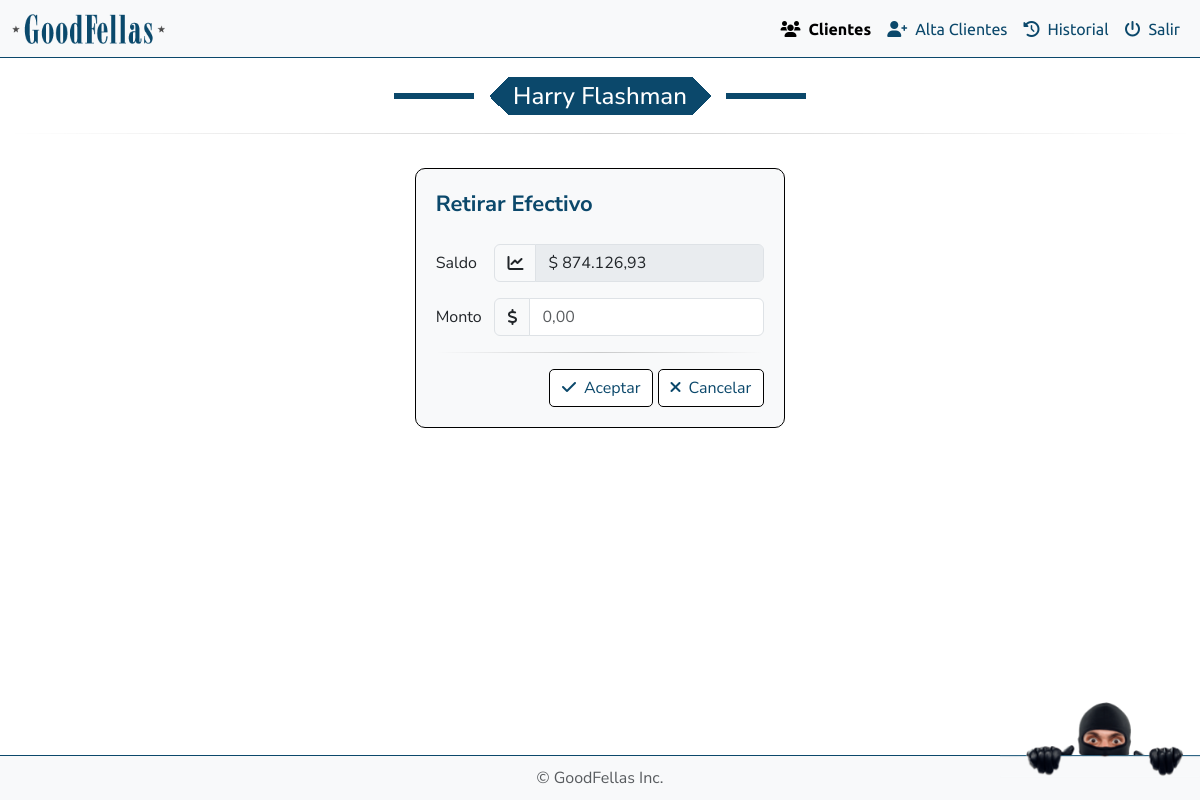
/funciones/retirar_efectivo.php, run on an earlier commit of the app's database.
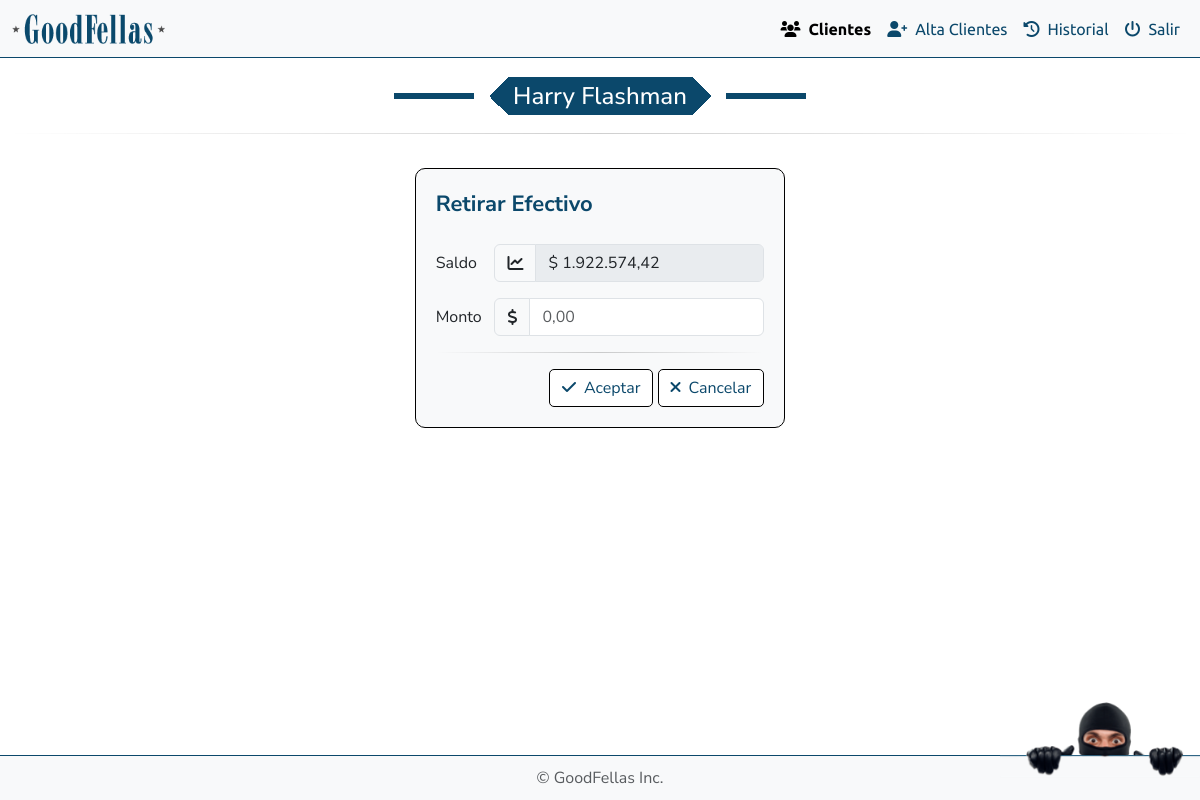
And on a later commit of the database.
### tables this page shows
CREATE TABLE `balance` (
  `id` int(11) NOT NULL,
  `cliente_id` int(11) DEFAULT NULL,
  `efectivo` decimal(10,2) NOT NULL
);

### public_html/funciones/formato_dinero.php (called while the page is built, shortened)
<?php
if (!function_exists('formatear_dinero')) {
    function formatear_dinero($numero)
    {
        return number_format($numero, 2, ',', '.');
    }
}

### public_html/funciones/retirar_efectivo.php (the view, shortened to what the changed rows need)
<?php
require_once '../../config/config.php';
require_once '../funciones/formato_dinero.php';
$cliente_id = isset($_GET['cliente_id']) ? $_GET['cliente_id'] : 1;
$sql_saldo = "SELECT efectivo FROM balance WHERE cliente_id = ?";
$stmt_saldo = $conn->prepare($sql_saldo);
$stmt_saldo->bind_param("i", $cliente_id);
$stmt_saldo->execute();
$stmt_saldo->bind_result($saldo_en_pesos);
$saldo_en_pesos_formateado = formatear_dinero($saldo_en_pesos);
?>
<!DOCTYPE html>
<html lang="es">
<head>
    <link rel="stylesheet" href="https://cdn.jsdelivr.net/npm/bootstrap@5.3.0-alpha3/dist/css/bootstrap.min.css">
    <link rel="stylesheet" href="https://cdnjs.cloudflare.com/ajax/libs/bootstrap-icons/1.10.3/font/bootstrap-icons.min.css">
    <link rel="stylesheet" href="https://cdnjs.cloudflare.com/ajax/libs/font-awesome/6.0.0-beta3/css/all.min.css">
    <link rel="stylesheet" href="../css/style.css">
</head>
<body>
    <div class="row mx-2 mt-navbar">
        <div class="col-4 text-center">
            <div class="container-fluid my-4 efectivo">
                <form id="compra_acciones" method="POST" action="">
                    <div class="row mb-3 align-items-center">
                        <div class="col-sm-10">
                            <div class="input-group">
                                <span class="input-group-text bg-light"><i class="fa-solid fa-chart-line"></i></span>
                                <input type="text" class="form-control" id="saldo" name="saldo"
                                    value="$ <?php echo $saldo_en_pesos_formateado; ?>" readonly disabled>
                            </div>
                        </div>
                    </div>
                </form>
            </div>
        </div>
    </div>
</body>
</html>

What changed in the data, as far as the page shows it:
changed balance: saldo "$ 874.126,93" → "$ 1.922.574,42"
